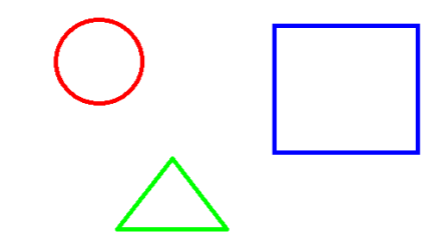
#> input picture Lab6/shapes.png, 441 x 244 px, found by its file name
$ python zadanie5.py
#> lines starting #> are read from the running program, lines starting #| are printed output that depends on the picture; after the words box and inside, x2 and y2 are one past the last pixel; in counts of white or black regions, pixels touching at a corner belong together
import cv2
import numpy as np

# Load the image (use an image with geometric shapes, e.g., shapes.jpg)
image = cv2.imread("Lab6/shapes.png")
#> image is the input picture: shape (244, 441, 3); mean B, G, R 249.3, 246.7, 246.5
gray = cv2.cvtColor(image, cv2.COLOR_BGR2GRAY)
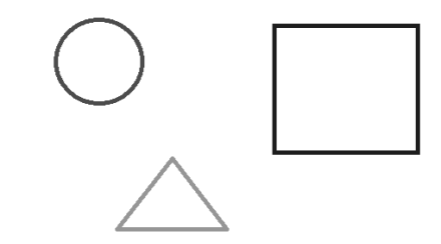
#> gray: shape (244, 441); min 29, max 255, mean 247

# Perform binarization
_, binary = cv2.threshold(gray, 127, 255, cv2.THRESH_BINARY)
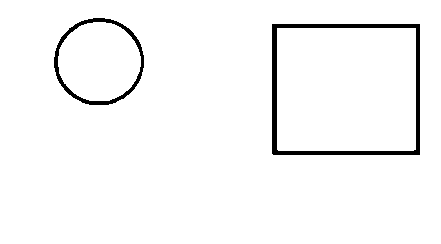
#> binary: shape (244, 441); 96.9% white; 2 black regions, box (x1, y1, x2, y2) and area: (272, 24, 420, 155) 2293, (54, 18, 144, 105) 1003

# Perform edge detection (using Canny)
edges = cv2.Canny(binary, 100, 200)
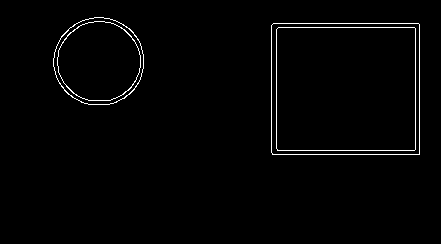
#> edges: shape (244, 441); 1.5% white in thin lines or dots, all inside (x1, y1, x2, y2) = (53, 17, 420, 155)

# Find contours
contours, _ = cv2.findContours(edges, cv2.RETR_EXTERNAL, cv2.CHAIN_APPROX_SIMPLE)
#> contours = 2 contours; box (x1, y1, x2, y2) and area: (271, 23, 420, 155) 19384, (53, 17, 144, 105) 6196

# Draw contours on the original image
contour_image = image.copy()
cv2.drawContours(contour_image, contours, -1, (0, 255, 0), 2)
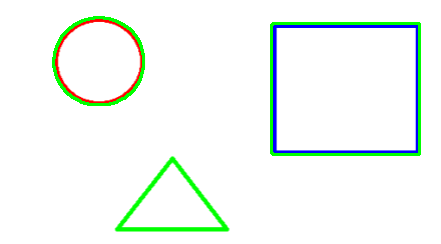
#> contour_image: shape (244, 441, 3); 2.44% of pixels changed, all inside (x1, y1, x2, y2) = (52, 16, 421, 156)

# Display results
cv2.imshow("Original", image)
cv2.imshow("Binary", binary)
cv2.imshow("Edges", edges)
cv2.imshow("Contours", contour_image)
cv2.waitKey(0)
cv2.destroyAllWindows()
